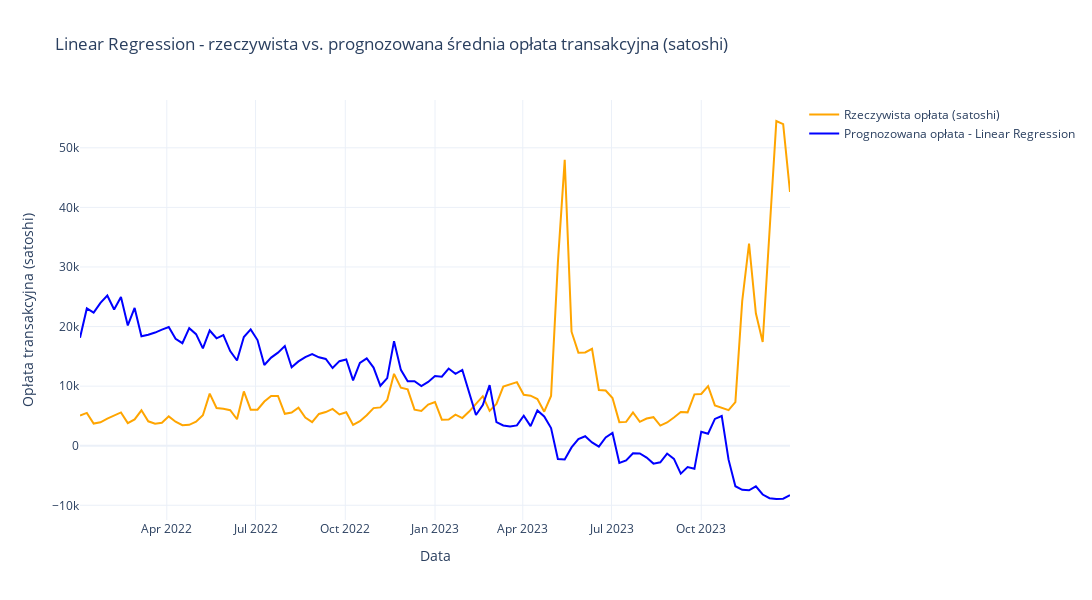

Notebook cell for this chart:
### Code cell
val_preds_lr = model1.predict(val_inputs)

val_df_lr = val_df.copy()

val_df_lr['predicted_fee_lr'] = val_preds_lr
val_df_lr['predicted_fee_sat_lr'] = val_df_lr['predicted_fee_lr'] * 100_000_000 
val_df_lr['fee_sat'] = val_df_lr['fee'] * 100_000_000 


weekly_actual_lr = val_df_lr.resample('W', on='datetime')['fee_sat'].mean().reset_index()
weekly_pred_lr = val_df_lr.resample('W', on='datetime')['predicted_fee_sat_lr'].mean().reset_index()

import plotly.graph_objects as go

fig = go.Figure()

fig.add_trace(go.Scatter(
    x=weekly_actual_lr['datetime'],
    y=weekly_actual_lr['fee_sat'],
    mode='lines',
    name='Rzeczywista opłata (satoshi)',
    line=dict(color='orange')
))

fig.add_trace(go.Scatter(
    x=weekly_pred_lr['datetime'],
    y=weekly_pred_lr['predicted_fee_sat_lr'],
    mode='lines',
    name='Prognozowana opłata - Linear Regression',
    line=dict(color='blue')
))

fig.update_layout(
    title='Linear Regression - rzeczywista vs. prognozowana średnia opłata transakcyjna (satoshi)',
    xaxis_title='Data',
    yaxis_title='Opłata transakcyjna (satoshi)',
    template='plotly_white',
    width=1200,
    height=600
)

fig.show()
